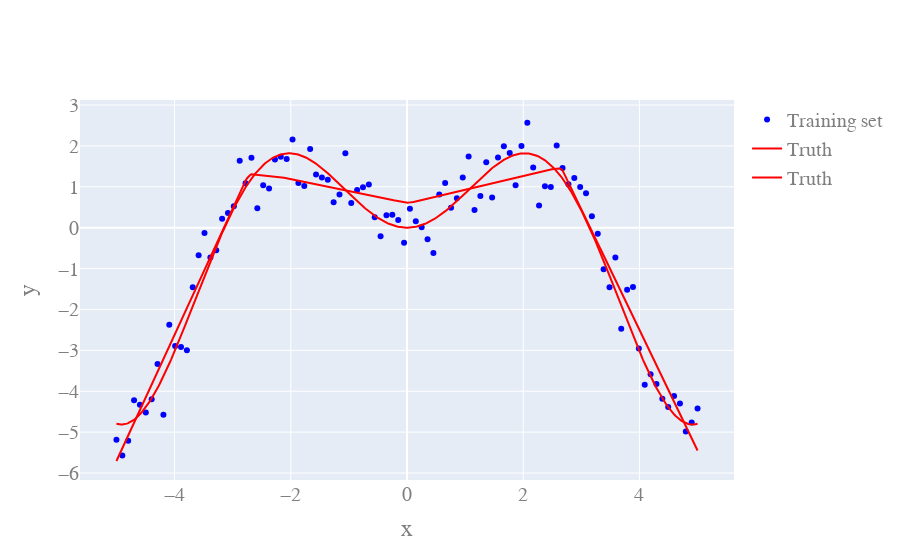

The code cell stored with this chart in its notebook:
### Markdown cell above
This is nothing but the function $x \mapsto x\sin(x)$ with additional noise.

### Code cell
fig = go.Figure()
fig.add_trace(
    go.Scatter(
        x=X_train.ravel(),
        y=y_train,
        name="Training set",
        mode="markers",
        marker=dict(color="blue")
    )
)
fig.add_trace(
    go.Scatter(
        x=X_test.ravel(),
        y=y_mesh,
        name="Truth",
        mode="lines",
        line=dict(color="red")
    )
)
fig.update_layout(
    xaxis_title="x",
    yaxis_title="y",
    hovermode="x",
    font=dict(family="Computer Modern", size=20, color="#7f7f7f")
)

### Figure 1 — Plotly figure (JSON) as saved in the notebook; plotly's stock layout.template omitted (floating-point values rounded to 4 significant figures; data arrays with more than 128 entries replaced by an {"elided": "..."} marker saying what was removed)
{"data": [{"marker": {"color": "blue"}, "mode": "markers", "name": "Training set", "type": "scatter", "x": [0.6566, 3.384, 2.778, -2.071, -3.081, -0.5556, 3.283, -4.899, 1.768, 3.182, 3.99, 1.162, -0.3535, 1.465, 0.7576, -4.697, -2.576, 4.394, 0.4545, -3.182, -0.8586, 2.677, 1.869, 1.97, -1.97, 4.596, 3.687, 2.374, -0.1515, 4.899, -2.374, 4.495, -0.9596, -3.889, -1.263, -0.05051, 1.061, 2.576, -4.596, -0.7576, 3.081, -3.586, -1.465, 2.879, -2.475, -2.273, 0.1515, 2.172, 3.889, 0.05051, 4.798, -0.2525, 0.9596, -1.061, -2.172, 3.788, 0.5556, -3.485, 3.485, -1.162, -4.293, -4.192, -0.4545, -1.869, -4.495, -1.566, -4.394, -1.364, -3.788, 3.586, 0.3535, -5, -2.778, -2.98, 2.98, -3.687, -3.384, 1.667, 2.273, 1.263, -1.768, -3.99, 5, 1.566, -1.667, -0.6566, 4.293, -4.091, 4.091, -2.879, -4.798, 0.2525, 4.697, 0.8586, -3.283, 4.192, -2.677, 2.475, 1.364, 2.071], "y": [1.09, -1.014, 1.062, 1.679, 0.3595, 0.2573, -0.1509, -5.57, 1.824, 0.2797, -2.956, 0.4338, 0.3051, 0.7358, 0.4895, -4.223, 0.4784, -4.184, -0.6191, 0.2186, 0.9221, 1.461, 1.037, 2.001, 2.158, -4.118, -2.469, 1.011, 0.189, -4.764, 0.9565, -4.387, 0.6046, -2.919, 0.6248, -0.3656, 1.741, 2.011, -4.332, 0.9916, 0.8415, -0.6751, 1.226, 1.216, 1.04, 1.669, 0.1574, 1.473, -1.449, 0.4644, -4.987, 0.3169, 1.229, 1.819, 1.735, -1.52, 0.8092, -0.1295, -1.456, 0.8145, -3.335, -4.574, -0.2095, 1.092, -4.521, 1.303, -4.197, 1.171, -2.998, -0.728, -0.2815, -5.185, 1.086, 0.5257, 0.9936, -1.456, -0.7261, 1.989, 0.542, 0.7724, 1.02, -2.892, -4.421, 1.714, 1.927, 1.059, -3.825, -2.372, -3.841, 1.637, -5.21, 0.01004, -4.297, 0.7212, -0.5486, -3.584, 1.71, 0.9971, 1.599, 2.567]}, {"line": {"color": "red"}, "mode": "lines", "name": "Truth", "type": "scatter", "x": {"elided": "500 float values"}, "y": {"elided": "500 float values"}}, {"line": {"color": "red"}, "mode": "lines", "name": "Truth", "type": "scatter", "x": {"elided": "500 float values"}, "y": {"elided": "500 float values"}}], "layout": {"font": {"color": "#7f7f7f", "family": "Computer Modern", "size": 20}, "hovermode": "x", "xaxis": {"title": {"text": "x"}}, "yaxis": {"title": {"text": "y"}}}}
